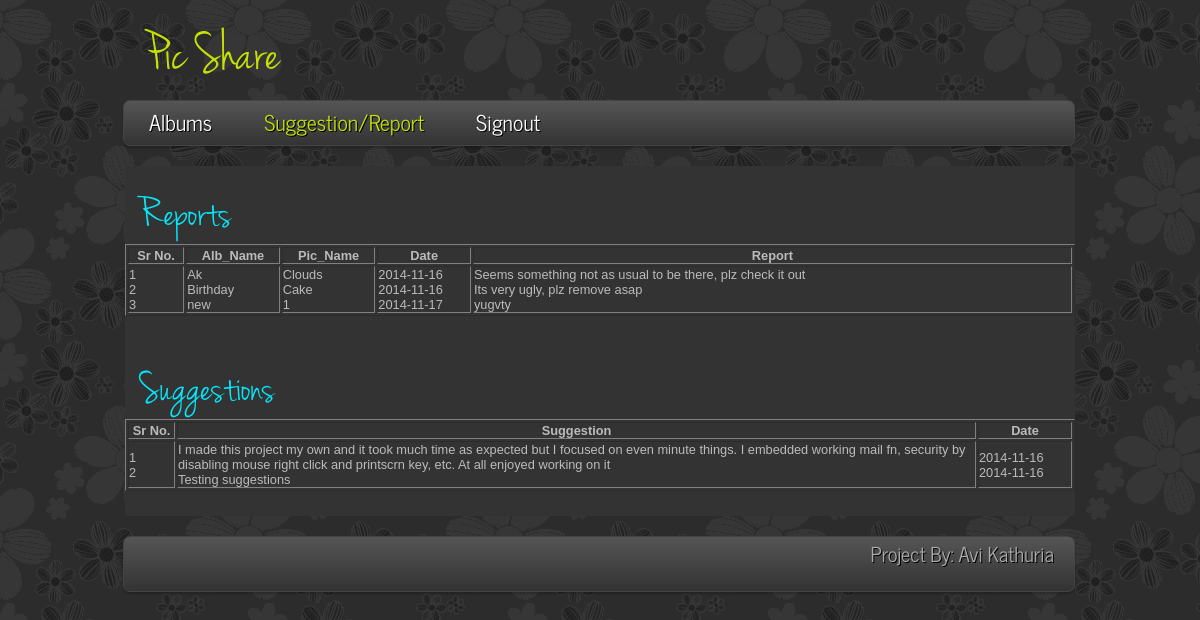
The app's page /admin/frmrpt.php with its own data.
### tables this page shows
CREATE TABLE IF NOT EXISTS `tbrpt` (
  `albname` varchar(50) NOT NULL,
  `picname` varchar(50) NOT NULL,
  `date` date NOT NULL,
  `exprep` varchar(100) NOT NULL
);

CREATE TABLE IF NOT EXISTS `tbsug` (
  `regcod` int(11) NOT NULL AUTO_INCREMENT,
  `suggest` varchar(250) NOT NULL,
  `date` date NOT NULL,
  PRIMARY KEY (`regcod`)
);

### admin/frmrpt.php (the view, shortened to what this page needs)
<!DOCTYPE HTML>
<html>
<head>
  <link href="../css/style.css" rel="stylesheet" type="text/css" />
  <link href="../css/colour.css" rel="stylesheet" type="text/css" />
</head>
<body>
  <div id="main">
    <header>
      <div id="logo"><h1><a href="index.php">Pic Share</a></h1></div>
      <nav>
        <ul class="sf-menu" id="nav">
          <li><a href="frmalb.php">Albums</a></li>
          <li class="selected"><a href="frmrpt.php">Suggestion/Report</a></li>
          <li><a href="../index.php">Signout</a></li>
        </ul>
      </nav>
    </header>
    <div id="site_content">
        <div style="width: 100%;">
    <div style="float:left; width: 100%">
      <form name="f1" action="frmrpt.php" method="POST">
    <p>
    <h2>&nbsp;&nbsp;Reports</h2>
    <table width="100%" align="centre" border="1">
        <tr>
            <th>Sr No.</th>
            <th>Alb_Name</th>
            <th>Pic_Name</th>
            <th>Date</th>
            <th>Report</th>
        </tr>
                <tr>
                    <td style="width:6%">
                        <?php
                        $serial = 1;
                        $qry="select * from tbrpt";
                        $res=  mysql_query($qry);
                        while ($r = mysql_fetch_row($res))
                        {
                          echo $serial++;
                          echo "<br>";
                        }
                        ?>
                    </td>
                    <td style="width:10%">
                        <?php
                        $qry="select * from tbrpt";
                        $res=  mysql_query($qry)or die(mysql_error());
                        while($r = mysql_fetch_row($res))
                        {
                         echo "$r[0]<br>";
                        }
                        ?>
                    </td>
                    <td style="width:10%">
                        <?php
                       $qry="select * from tbrpt";
                        $res=  mysql_query($qry)or die(mysql_error());
                        while($r = mysql_fetch_row($res))
                        {
                         echo "$r[1]<br>";
                        }
                        ?>
                    </td>
                    <td style="width:10%">
                        <?php
                        $qry="select * from tbrpt";
                        $res=  mysql_query($qry)or die(mysql_error());
                        while($r = mysql_fetch_row($res))
                        {
                         echo "$r[2]<br>";
                        }
                        ?>
                    </td>
                    <td>
                        <?php
                        $qry="select * from tbrpt";
                        $res=  mysql_query($qry)or die(mysql_error());
                        while($r = mysql_fetch_row($res))
                        {
                         echo "$r[3]<br>";
                        }
                        ?>
                    </td>
                </tr>
</table>
</p>
    </form>
        </div>
    <div style="float:left;">
      <form name="f2" action="frmrpt.php" method="POST">
    <p>
    <h2>&nbsp;&nbsp;Suggestions</h2>
     <table width="100%" align="centre" border="1">
        <tr>
            <th>Sr No.</th>
            <th>Suggestion</th>
            <th>Date</th>
        </tr>
        <tr>
                    <td style="width:5%" >
                        <?php
                        $serial = 1;
                        $qry="select * from tbsug";
                        $res=  mysql_query($qry);
                        while ($r = mysql_fetch_row($res))
                        {
                          echo $serial++;
                          echo "<br>";
                        }
                        ?>
                    </td>
                    <td>
                        <?php
                       $qry="select * from tbsug";
                        $res=  mysql_query($qry)or die(mysql_error());
                        while($r = mysql_fetch_row($res))
                        {
                         echo "$r[1]<br>";
                        }
                        ?>
                    </td>
                    <td style="width:10%">
                        <?php
                        $qry="select * from tbsug";
                        $res=  mysql_query($qry)or die(mysql_error());
                        while($r = mysql_fetch_row($res))
                        {
                         echo "$r[2]<br>";
                        }
                        ?>
                    </td>
                </tr>
</table>
</p>
    </form>
            </div>
        </div>
    </div>
    <footer>
     Project By: Avi Kathuria
    </footer>
  </div>
</body>
</html>

### css/style.css (style rules this page uses)
html { height: 100%; }
* { margin: 0; padding: 0; }
article, aside, figure, footer, header, hgroup, nav, section { display:block; }
body { font: normal .80em arial, sans-serif; }
p { padding: 0 0 25px 0; line-height: 1.7em; }
h1, h2, h3, h4, h5, h6 { font: normal 350% 'Jenna Sue', arial, sans-serif; margin: 0 0 5px 0; padding: 0; }
h2 { font: normal 350% 'Jenna Sue', arial, sans-serif; margin: 0; padding: 0 0 8px 0; }
a, a:hover { outline: none; text-decoration: none; }
ul { margin: 2px 0 22px 17px; }
ul li { list-style-type: circle; margin: 0 0 0 0; padding: 0 0 4px 5px; }
#main, #header, #logo, #menubar, #site_content, #footer { margin-left: auto; margin-right: auto; }
#main { width: 950px; margin: 20px auto; }
header { width: 950px; height: 105px; }
#logo { width: 950px; float: left; height: 100px; background: transparent; padding: 0; }
#logo h1 { font: normal 450% 'Jenna Sue', arial, sans-serif; padding: 6px 0 0 20px; }
#site_content { width: 950px; overflow: hidden; margin: 4px auto 0 auto; padding: 0; }
footer { height: 54px; width: 930px; float: right; margin: 20px auto 20px auto; padding: 0px 20px 0 0; border-radius: 7px 7px 7px 7px; -moz-border-radius: 7px 7px 7px 7px; -webkit-border: 7px 7px 7px 7px; font: 160% 'News Cycle', arial, sans-serif; text-align: right; }
ul.sf-menu,ul.sf-menu * { margin: 0; padding: 0; }
ul.sf-menu { display: block; position: relative; }
ul.sf-menu li { display: block; list-style: none; float: left; position: relative; }
ul.sf-menu a { display: block; position: relative; }
nav { height: 44px; width: 950px; float: right; margin: -20px auto 20px auto; border-radius: 7px 7px 7px 7px; -moz-border-radius: 7px 7px 7px 7px; -webkit-border: 7px 7px 7px 7px; }
ul#nav { float: left; }
ul#nav li a { padding: 3px 25px 6px 25px; font: 170% 'News Cycle', arial, sans-serif; text-decoration: none; margin-right: 2px; }

### css/colour.css (style rules this page uses)
body { background: #282828 url(../images/dark.png); color: #BBB; }
h2, h6 { color: #07E5F9; }
a, a:hover { color: #C5E105; }
#site_content { background: #333; }
nav, footer { background: #444; background: -moz-linear-gradient(#555, #333); background: -o-linear-gradient(#555, #333); background: -webkit-linear-gradient(#555, #333); -webkit-box-shadow: rgba(0, 0, 0, 0.2) 0px 2px 2px; -moz-box-shadow: rgba(0, 0, 0, 0.2) 0px 2px 2px; box-shadow: rgba(0, 0, 0, 0.2) 0px 2px 2px; border: 1px solid #444; }
footer { color: #AAA; text-shadow: 1px 1px #000; }
ul#nav li a { text-shadow: 1px 1px #000; color: #FFF; }
ul#nav li.selected a, ul#nav li a:hover, ul#nav ul li a:hover, ul#nav ul li a:focus, ul#nav li.selected ul a:hover { color: #C5E105; }
h1, h3, h4, h5, a:hover, #logo h1, #logo h1 a:hover, footer a, #slideshow-caption p, .form_settings input, .form_settings textarea, #blog_container h4, .blog h2, ul#nav li.selected ul a, div.image-title { color: #FFF; }

### records on screen
tbrpt: albname "Ak", picname "Clouds", date "2014-11-16", exprep "Seems something not as usual to be there, plz check it out"
tbrpt: albname "Birthday", picname "Cake", date "2014-11-16", exprep "Its very ugly, plz remove asap"
tbrpt: albname "new", picname "1", date "2014-11-17", exprep "yugvty"
tbsug: suggest "I made this project my own and it took much time as expected but I focused on even minute things. I embedded working mail fn, security by disabling mouse right click and printscrn key, etc. At all enjoyed working on it", date "2014-11-16"
tbsug: suggest "Testing suggestions", date "2014-11-16"
